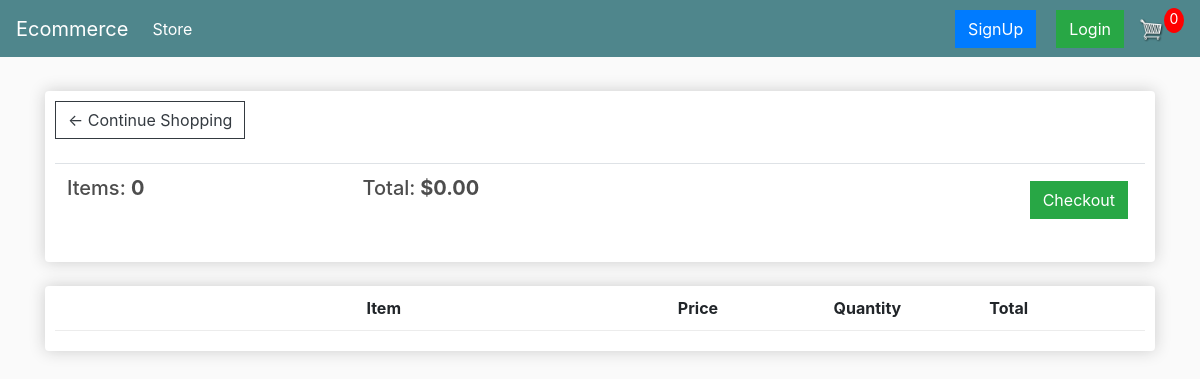
The app's page /cart/ (signed in), older data.
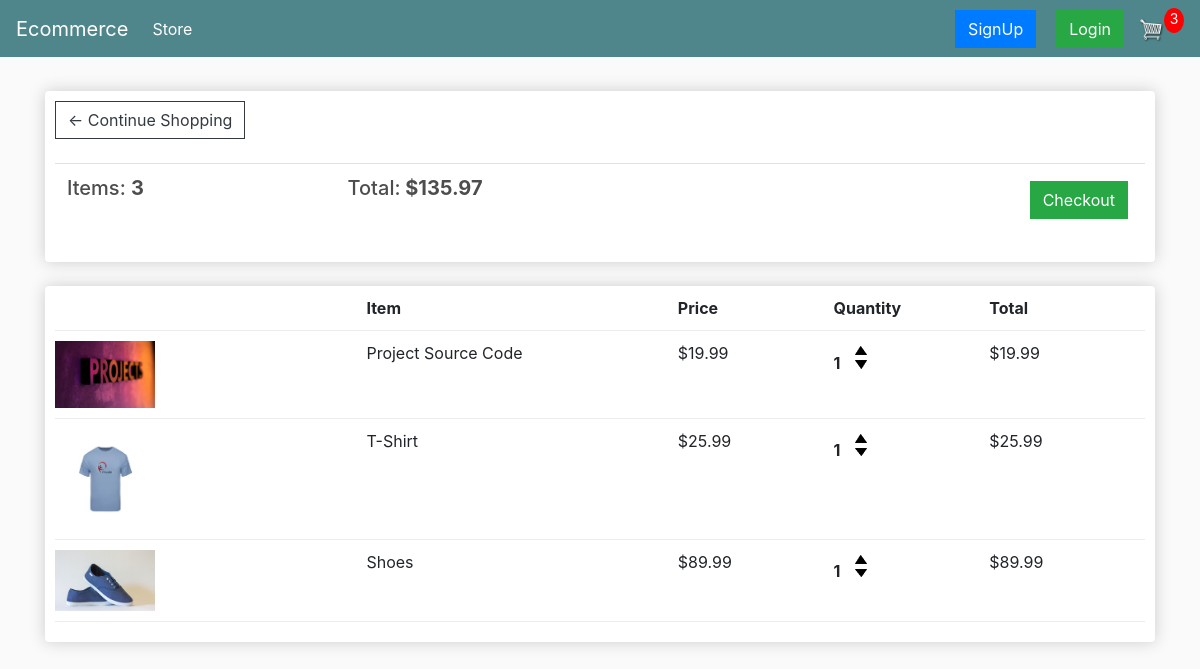
The same page, newer data.
### store/models.py (models this page shows, shortened)
class Order(models.Model):
    customer = models.ForeignKey(
        Customer, on_delete=models.SET_NULL, null=True, blank=True)
    date_ordered = models.DateTimeField(auto_now_add=True)
    complete = models.BooleanField(default=False)
    transaction_id = models.CharField(max_length=100, null=True)
    @property
    def get_cart_total(self):
        orderitems = self.orderitem_set.all()
        return sum(item.get_total for item in orderitems)
    @property
    def get_cart_items(self):
        orderitems = self.orderitem_set.all()
        return sum(item.quantity for item in orderitems)

class OrderItem(models.Model):
    product = models.ForeignKey(Product, on_delete=models.SET_NULL, null=True)
    order = models.ForeignKey(Order, on_delete=models.SET_NULL, null=True)
    quantity = models.IntegerField(default=0, null=True, blank=True)
    date_added = models.DateTimeField(auto_now_add=True)
    @property
    def get_total(self):
        return self.product.price * self.quantity

class Product(models.Model):
    name = models.CharField(max_length=200)
    price = models.DecimalField(max_digits=7,decimal_places=2)
    digital = models.BooleanField(default=False, null=True, blank=True)
    image = models.ImageField(null=True, blank=True)
    @property
    def imageURL(self):
        try:
            url = self.image.url
        except Exception:
            url = ''
        return url

### store/views.py (the view)
# urls.py: path('cart/', views.cart, name='cart'),
def cart(request):
    data = cartData(request)
    cartItems = data['cartItems']
    order = data['order']
    items = data['items']
    context = {'items': items, 'order': order, 'cartItems': cartItems}
    return render(request, 'store/cart.html', context)

### store/utils.py (called while the page is built)
def cartData(request):
    if request.user.is_authenticated:
        customer = request.user.customer
        order, created = Order.objects.get_or_create(
            customer=customer, complete=False)
        items = order.orderitem_set.all()
        cartItems = order.get_cart_items
    else:
        cookieData = cookieCart(request)
        cartItems = cookieData['cartItems']
        order = cookieData['order']
        items = cookieData['items']
    return {'cartItems': cartItems, 'order':order, 'items':items}

### store/templates/store/cart.html (shortened to what this page needs)
{% extends 'store/main.html' %}
{% load static %}
{% block content %}
<head>
</head>
<div class="row">
    <div class="col-lg-12">
        <div class="box-element">
            <a class="btn btn-outline-dark" href="{% url 'store' %}">&#x2190; Continue Shopping</a>
            <br>
            <br>
            <table class="table">
                <tr>
                    <th>
                        <h5>Items: <strong>{{order.get_cart_items}}</strong></h5>
                    </th>
                    <th>
                        <h5>Total:<strong> ${{order.get_cart_total|floatformat:2}}</strong></h5>
                    </th>
                    <th>
                        <a style="float:right; margin:5px;" class="btn btn-success"
                            href="{% url 'checkout' %}">Checkout</a>
                    </th>
                </tr>
            </table>
        </div>
        <br>
        <div class="box-element">
            <div class="cart-row">
                <div style="flex:2"></div>
                <div style="flex:2"><strong>Item</strong></div>
                <div style="flex:1"><strong>Price</strong></div>
                <div style="flex:1"><strong>Quantity</strong></div>
                <div style="flex:1"><strong>Total</strong></div>
            </div>
            {% for item in items %}
            <div class="cart-row">
                <div style="flex:2"><img class="row-image" src="{{item.product.imageURL}}"></div>
                <div style="flex:2">
                    <p>{{item.product.name}}</p>
                </div>
                <div style="flex:1">
                    <p>${{item.product.price|floatformat:2}}</p>
                </div>
                <div style="flex:1">
                    <p class="quantity">{{item.quantity}}</p>
                    <div class="quantity">
                        <img data-product="{{item.product.id}}" data-action="add" class="chg-quantity update-cart"
                            src="{% static  'images/arrow-up.png' %}">
                        <img data-product="{{item.product.id}}" data-action="remove" class="chg-quantity update-cart"
                            src="{% static  'images/arrow-down.png' %}">
                    </div>
                </div>
                <div style="flex:1">
                    <p>${{item.get_total|floatformat:2}}</p>
                </div>
            </div>
            {% endfor %}
        </div>
    </div>
    {% endblock content %}

### store/templates/store/main.html (shortened to what this page needs)
<!DOCTYPE html>
{% load static %}
<html lang="en">
<head>
    <link rel="stylesheet" href="https://stackpath.bootstrapcdn.com/bootstrap/4.4.1/css/bootstrap.min.css"
>
    <link rel="stylesheet" href="{% static 'css/main.css' %}">
</head>
<body>
    <nav class="navbar navbar-expand-lg navbar-dark bg-dark">
        <a class="navbar-brand" href="{% url 'store' %}">Ecommerce</a>
        <div class="collapse navbar-collapse" id="navbarSupportedContent">
            <ul class="navbar-nav mr-auto">
                <li class="nav-item active">
                    <a class="nav-link" href="{% url 'store' %}">Store <span class="sr-only">(current)</span></a>
                </li>
            </ul>
            <div class="form-inline my-2 my-lg-0">
                <div style="position:relative;right:20px;"><a href="http://127.0.0.1:8000/admin/login/?next=/admin/" class="btn btn-primary">SignUp</a></div>
                <a href="http://127.0.0.1:8000/admin/login/?next=/admin/" class="btn btn-success">Login</a>
                <a href="{% url 'cart' %}">
                    <img id="cart-icon" src="{% static 'images/cart.png' %}">
                </a>
                <p id="cart-total">{{cartItems}}</p>
            </div>
        </div>
    </nav>
    <div class="container">
        <br>
        {% block content %}
        {% endblock content %}
    </div>
</body>
</html>

### static/css/main.css (style rules this page uses)
body { background-color: hsl(0, 0%, 98%); }
h1, h2, h3, h4, h5, h6 { color: hsl(0, 0%, 30%); }
.box-element { box-shadow: hsl(0, 0%, 80%) 0 0 16px; background-color: #fff; border-radius: 4px; padding: 10px; }
.bg-dark { background-color: #4f868c !important; }
#cart-icon { width: 25px; display: inline-block; margin-left: 15px; }
#cart-total { display: block; text-align: center; color: #fff; background-color: red; width: 20px; height: 25px; border-radius: 50%; font-size: 14px; }
.col-lg-4, .col-lg-6, .col-lg-8, .col-lg-12 { margin-top: 10px; }
.btn { border-radius: 0; }
.row-image { width: 100px; }
.cart-row { display: flex; align-items: flex-stretch; padding-bottom: 10px; margin-bottom: 10px; border-bottom: 1px solid #ececec; }
.quantity { display: inline-block; font-weight: 700; padding-right: 10px; }
.chg-quantity { width: 12px; cursor: pointer; display: block; margin-top: 5px; transition: 0.1s; }

Row changes from the older to the newer data that the page shows:
computed for Order: get_cart_items "0" → "3"; get_cart_total "0.00" → "135.97"
added OrderItem: product.imageURL (picture), product.name "Project Source Code", product.price "19.99", quantity "1", get_total "19.99"
added OrderItem: product.imageURL (picture), product.name "T-Shirt", product.price "25.99", quantity "1", get_total "25.99"
added OrderItem: product.imageURL (picture), product.name "Shoes", product.price "89.99", quantity "1", get_total "89.99"
Text that changed along with them:
{{ cartItems }}: "0" → "3"
